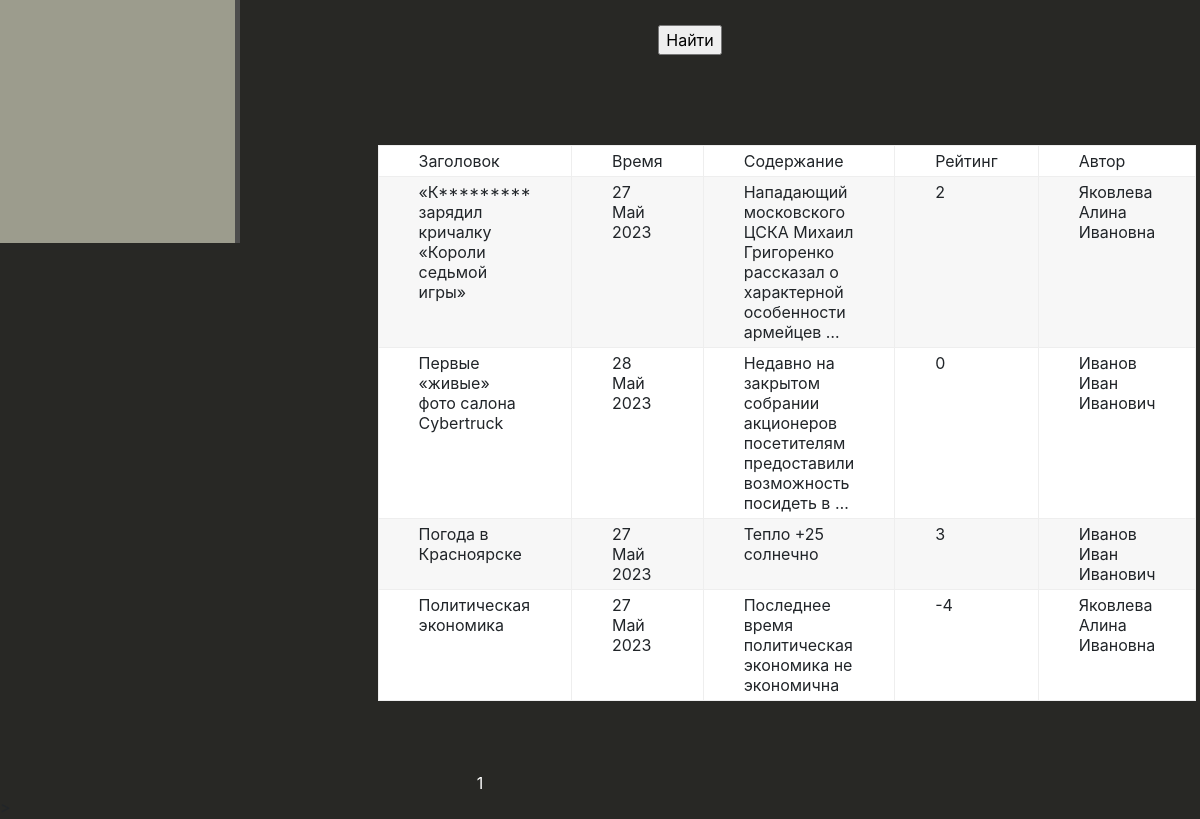
Before: /news/ (lower part) with the older database file.
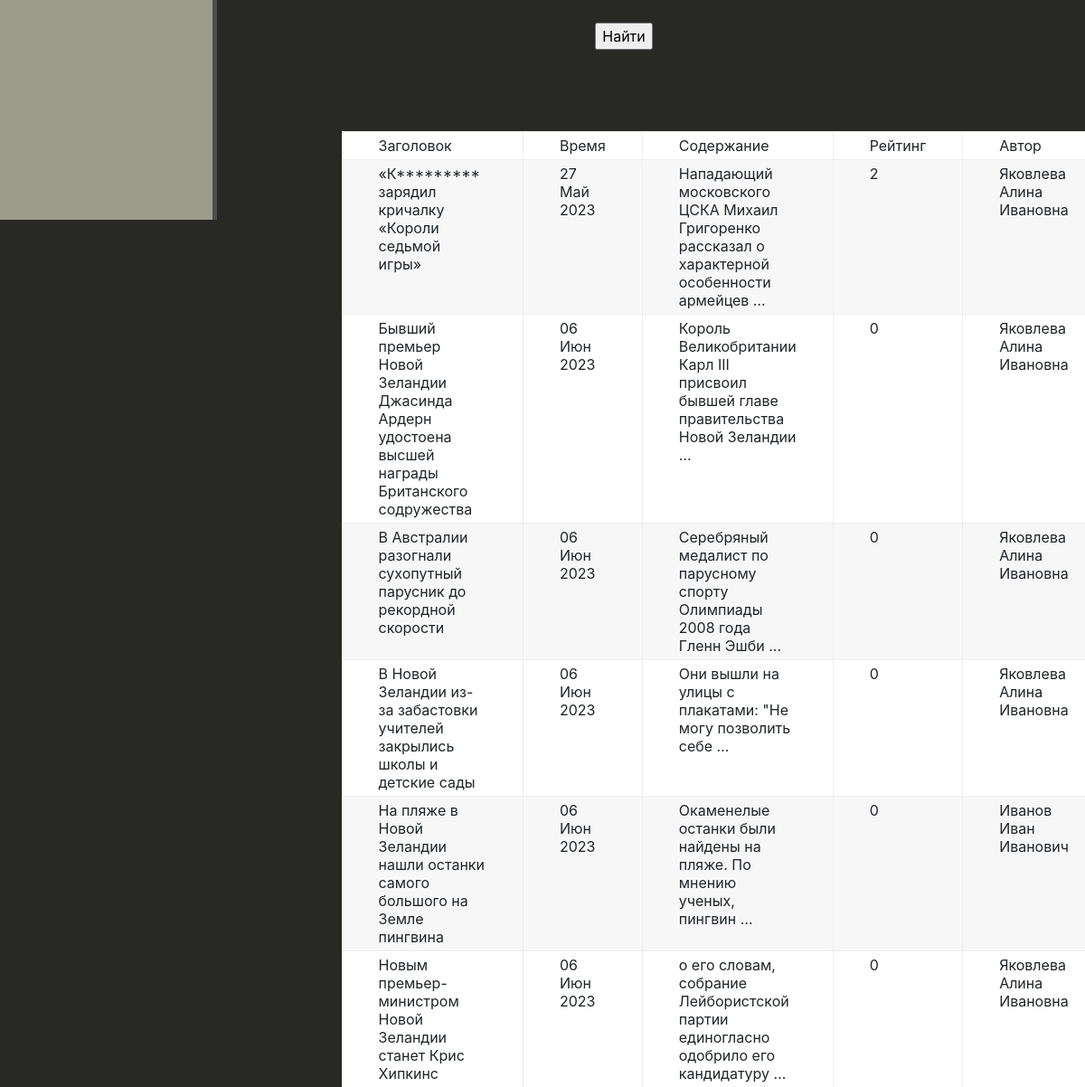
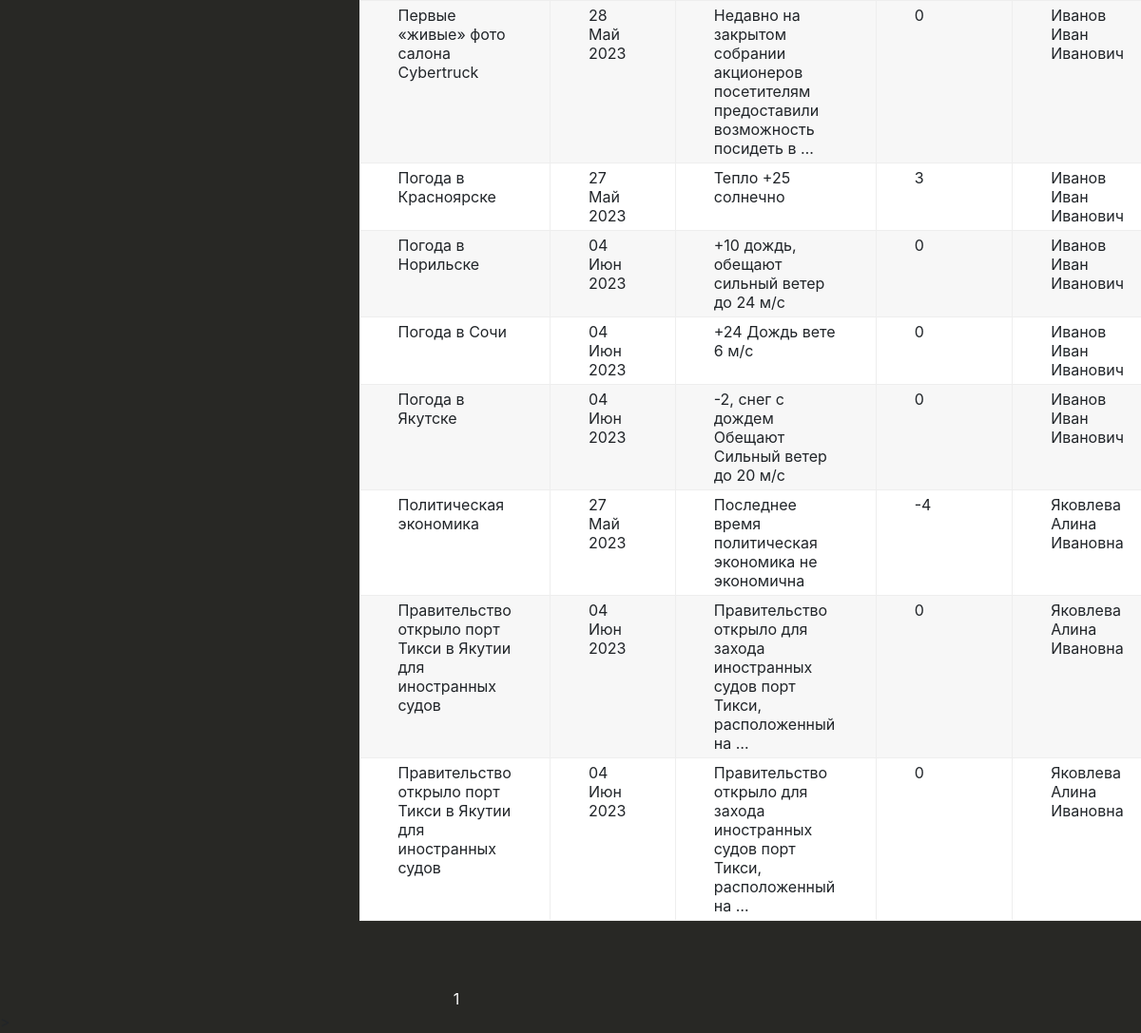
After: the same page with the newer database file (2 pictures, top to bottom).
### news/models.py (models this page shows, shortened)
class Post(models.Model):
    author = models.ForeignKey(Author, on_delete=models.CASCADE)
    type = models.CharField(max_length=2, choices=TYPES, default=news_)
    time_in = models.DateTimeField(auto_now_add=True)
    category = models.ManyToManyField('Category', through='PostCategory')
    header = models.CharField(max_length=255)
    content = models.TextField(default="...")
    rating = models.IntegerField(default=0)

class Author(models.Model):
    full_name = models.CharField(max_length=100)
    user = models.OneToOneField(User, on_delete=models.CASCADE, primary_key=True)
    rating = models.IntegerField(default=0)
    def __str__(self):
        return self.full_name.title()

### news/views.py (the view)
# urls.py: path('news/', PostList.as_view(), name='news'),
class PostList(ListView):
    model = Post
    ordering = 'header'
    template_name = 'flatpages/news/news.html'
    context_object_name = 'news'
    paginate_by = 25
    def get_queryset(self):
        queryset = super().get_queryset()
        self.filterset = PostFilter(self.request.GET, queryset)
        return self.filterset.qs
    def get_context_data(self, **kwargs):
        context = super().get_context_data(**kwargs)
        context['time_now'] = datetime.utcnow()
        context['next_sale'] = None
        context['next_sale'] = "Все актуальные новости у нас!"
        context['filterset'] = self.filterset
        return context

### news/models.py (called while the page is built)
    def __str__(self):
        return self.name.title()

### news/templatetags/custom_censor.py (called while the page is built)
def censor(value):
    bad_words = ['Редиска', 'Карнаухов']
    for word in bad_words:
        value = value.replace(word, word[0] + '*' * len(word))
    return value

### news/templates/flatpages/news/news.html (shortened to what this page needs)
{% extends 'flatpages/news/default.html'%}
{% load custom_censor %}
{% block content %}
<div class="features">
    <form action="" method="get">
        {{ filterset.form.as_p }}
        <input type="submit" value="Найти" />
    </form>
       <div class="table">
   <p>{% if news %}
       <table>
           <tr>
               <td>Заголовок</td>
               <td>Время</td>
               <td>Содержание</td>
               <td>Рейтинг</td>
               <td>Автор</td>
           </tr>
           {% for post in news %}
           <tr>
               <td>{{ post.header | censor}}</td>
               <td>{{ post.time_in | date:'d M Y' }}</td>
               <td>{{ post.content|truncatewords:10 }}</td>
               <td>{{ post.rating }}</td>
               <td>{{ post.author.full_name }}</td>
           {% endfor %}
       </table>
       </div>
   {% else %}
       <h2>Новостей нет!</h2>
   {% endif %}
   </div>
   <div class="pagin">
   {{ page_obj.number }}
   </div>>
{% endblock %}

Changed rows visible on the page:
added Post: header|censor "Бывший премьер Новой Зеландии Джасинда Ардерн удостоена высшей награды Британского содружества", time_in "06 Июн 2023", content "Король Великобритании Карл III присвоил бывшей главе правительства Новой Зеландии …", rating "0", author.full_name "Яковлева Алина Ивановна"
added Post: header|censor "В Австралии разогнали сухопутный парусник до рекордной скорости", time_in "06 Июн 2023", content "Серебряный медалист по парусному спорту Олимпиады 2008 года Гленн Эшби …", rating "0", author.full_name "Яковлева Алина Ивановна"
added Post: header|censor "В Новой Зеландии из-за забастовки учителей закрылись школы и детские сады", time_in "06 Июн 2023", content "Они вышли на улицы с плакатами: \"Не могу позволить себе …", rating "0", author.full_name "Яковлева Алина Ивановна"
added Post: header|censor "На пляже в Новой Зеландии нашли останки самого большого на Земле пингвина", time_in "06 Июн 2023", content "Окаменелые останки были найдены на пляже. По мнению ученых, пингвин …", rating "0", author.full_name "Иванов Иван Иванович"
added Post: header|censor "Новым премьер-министром Новой Зеландии станет Крис Хипкинс", time_in "06 Июн 2023", content "о его словам, собрание Лейбористской партии единогласно одобрило его кандидатуру …", rating "0", author.full_name "Яковлева Алина Ивановна"
added Post: header|censor "Погода в Норильске", time_in "04 Июн 2023", content "+10 дождь, обещают сильный ветер до 24 м/с", rating "0", author.full_name "Иванов Иван Иванович"
added Post: header|censor "Погода в Сочи", time_in "04 Июн 2023", content "+24 Дождь вете 6 м/с", rating "0", author.full_name "Иванов Иван Иванович"
added Post: header|censor "Погода в Якутске", time_in "04 Июн 2023", content "-2, снег с дождем Обещают Сильный ветер до 20 м/c", rating "0", author.full_name "Иванов Иван Иванович"
added Post: header|censor "Правительство открыло порт Тикси в Якутии для иностранных судов", time_in "04 Июн 2023", content "Правительство открыло для захода иностранных судов порт Тикси, расположенный на …", rating "0", author.full_name "Яковлева Алина Ивановна"
added Post: header|censor "Правительство открыло порт Тикси в Якутии для иностранных судов", time_in "04 Июн 2023", content "Правительство открыло для захода иностранных судов порт Тикси, расположенный на …", rating "0", author.full_name "Яковлева Алина Ивановна"
